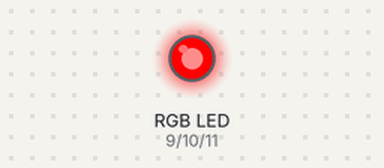
A sketch run on a simulated Arduino Uno, built with avr-gcc and run on an emulated ATmega328P. Shown: an RGB LED mixed from three pins (HIGH = lit). Random numbers use the default seed unless the sketch sets one.

Above: at 0.1 s.
At 2.1 s:
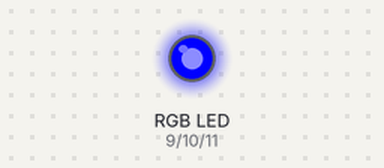
At 3.2 s:
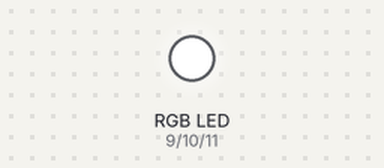
At 6.5 s:
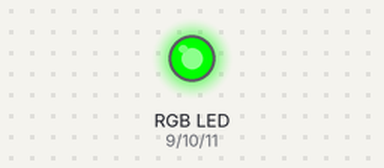
At 13.8 s:
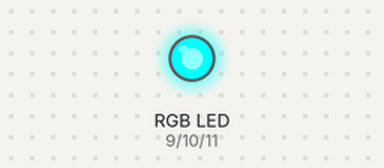
At 15.5 s:
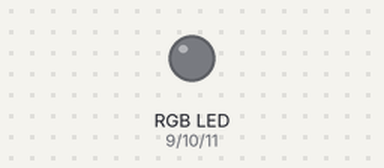
Timing chart, 0 to 17.0 s (numbered marks = the images above):
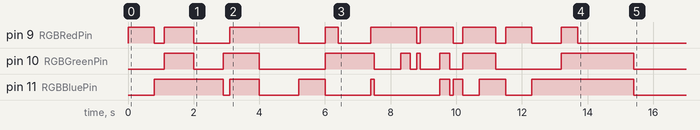

Measured:
- by itself, pin 9 (RGBRedPin): LOW → HIGH at 0.00 s, → LOW 0.80 s later, → HIGH 0.30 s later, → LOW 0.90 s later, … (18 changes in this stretch)
- by itself, pin 10 (RGBGreenPin): LOW → HIGH at 1.1 s, → LOW 0.90 s later, → HIGH 0.90 s later, → LOW 1.1 s later, … (16 changes in this stretch)
- by itself, pin 11 (RGBBluePin): LOW → HIGH at 0.80 s, → LOW 2.1 s later, → HIGH 0.20 s later, → LOW 0.90 s later, … (16 changes in this stretch)

The sketch:

level_3.ino
```cpp
// (licence header left out)
// program 002: level 3
// author: Braden Coates

#define RGBRedPin 9    //The red RGB LED is connected pin 9 of the Arduino.
#define RGBGreenPin 10 //The green RGB LED is connected pin 10 of the Arduino.
#define RGBBluePin 11  //The blue RGB LED is connected pin 11 of the Arduino.
#define waitTime 2000 //Sets the amount of time to wait between color changes.

int colour;

void setup() { //The Setup function runs once.
  pinMode(RGBRedPin, OUTPUT);    //Setup red RGB LED pin as an output pin.
  pinMode(RGBGreenPin, OUTPUT);  //Setup green RGB LED pin as an output pin.
  pinMode(RGBBluePin, OUTPUT);   //Setup blue RGB LED pin as an output pin.
}

void red() {
  //Display Red
  digitalWrite(RGBRedPin, HIGH); //Turn on RED
  digitalWrite(RGBGreenPin, LOW); //Turn off GREEN
  digitalWrite(RGBBluePin, LOW); //Turn off BLUE
}

void green() {
  //Display Green
  digitalWrite(RGBRedPin, LOW); //Turn off red
  digitalWrite(RGBGreenPin, HIGH); //Turn on GREEN
  digitalWrite(RGBBluePin, LOW); //Turn off BLUE
}

void blue() {
  //Display Blue
  digitalWrite(RGBRedPin, LOW); //Turn off red
  digitalWrite(RGBGreenPin, LOW); //Turn off GREEN
  digitalWrite(RGBBluePin, HIGH); //Turn on BLUE
}

void magenta() {
  //Display  Magenta  (Red + Blue)
  digitalWrite(RGBRedPin, HIGH); //Turn on RED
  digitalWrite(RGBGreenPin, LOW); //Turn off GREEN
  digitalWrite(RGBBluePin, HIGH); //Turn on BLUE
}

void yellow() {
  //Display  Yellow  (Red + Green)
  digitalWrite(RGBRedPin, HIGH); //Turn on RED
  digitalWrite(RGBGreenPin, HIGH); //Turn on GREEN
  digitalWrite(RGBBluePin, LOW); //Turn off
}

void cyan() {
  //Display  Cyan  (Blue + Green)
  digitalWrite(RGBRedPin, LOW); //Turn off red
  digitalWrite(RGBBluePin, HIGH); //Turn on BLUE
  digitalWrite(RGBGreenPin, HIGH); //Turn on GREEN
}

void white() {
  //Display White  (Red + Blue + Green)
  digitalWrite(RGBRedPin, HIGH); //Turn on RED
  digitalWrite(RGBBluePin, HIGH); //Turn on BLUE
  digitalWrite(RGBGreenPin, HIGH); //Turn on GREEN
}

void allOff() {
  //Display No colours
  digitalWrite(RGBRedPin, LOW); //Turn off RED
  digitalWrite(RGBBluePin, LOW); //Turn off BLUE
  digitalWrite(RGBGreenPin, LOW); //Turn off GREEN
}

void loop() { //The loop function runs forever.
  while (millis() <= 15000) { // run for 15 seconds
    colour = random(0, 7) + 1; // generates a random number
    switch (colour) { // uses the random number to choose a colour
      case 1:
        red();
        break;
      case 2:
        green();
        break;
      case 3:
        blue();
        break;
      case 4:
        magenta();
        break;
      case 5:
        yellow();
        break;
      case 6:
        cyan();
        break;
      case 7:
        white();
        break;
    }
    delay(random(1, 10) * 100); // random on time
  }
  allOff(); // turn lights off
}
```
